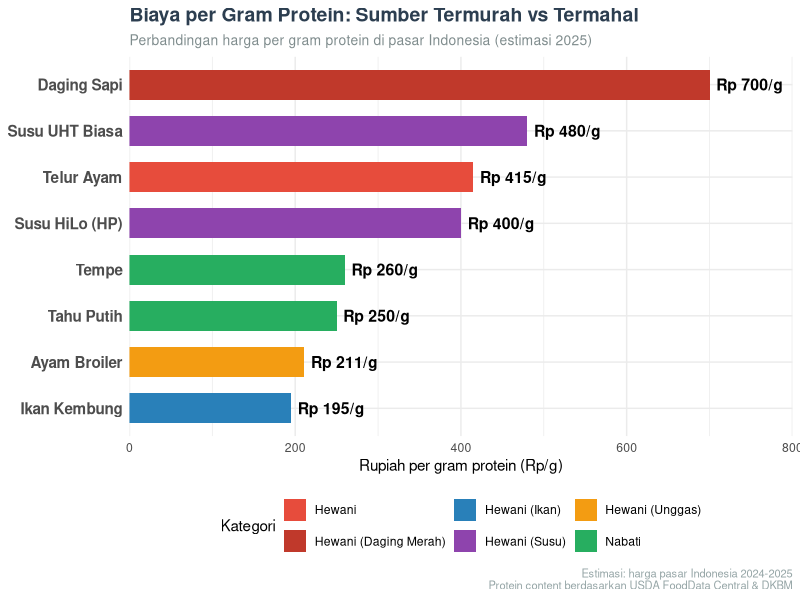

Generate this figure with R:
# --- Fig 4: Biaya Protein per Gram ---
library(ggplot2)
library(dplyr)

# Harga pasar di Indonesia (perkiraan 2025)
harga <- data.frame(
  Sumber = c("Tahu Putih", "Tempe", "Ikan Kembung", "Telur Ayam", 
             "Susu HiLo (HP)", "Ayam Broiler", "Susu UHT Biasa", "Daging Sapi"),
  Harga_per_gram = c(250, 260, 195, 415, 400, 211, 480, 700),
  Kategori = c("Nabati", "Nabati", "Hewani (Ikan)", "Hewani", 
               "Hewani (Susu)", "Hewani (Unggas)", "Hewani (Susu)", "Hewani (Daging Merah)")
)

# Order by cost ascending
harga$Sumber <- factor(harga$Sumber, levels = harga$Sumber[order(harga$Harga_per_gram)])

warna_kategori <- c(
  "Nabati" = "#27AE60",
  "Hewani (Ikan)" = "#2980B9",
  "Hewani" = "#E74C3C",
  "Hewani (Unggas)" = "#F39C12",
  "Hewani (Susu)" = "#8E44AD",
  "Hewani (Daging Merah)" = "#C0392B"
)

p4 <- ggplot(harga, aes(x = Sumber, y = Harga_per_gram, fill = Kategori)) +
  geom_bar(stat = "identity", width = 0.65) +
  geom_text(aes(label = paste0("Rp ", Harga_per_gram, "/g")),
            hjust = -0.1, size = 4, fontface = "bold") +
  coord_flip() +
  scale_fill_manual(values = warna_kategori) +
  scale_y_continuous(limits = c(0, 800), expand = c(0, 0)) +
  labs(
    title = "Biaya per Gram Protein: Sumber Termurah vs Termahal",
    subtitle = "Perbandingan harga per gram protein di pasar Indonesia (estimasi 2025)",
    x = NULL,
    y = "Rupiah per gram protein (Rp/g)",
    fill = "Kategori",
    caption = "Estimasi: harga pasar Indonesia 2024-2025\nProtein content berdasarkan USDA FoodData Central & DKBM"
  ) +
  theme_minimal(base_family = "sans") +
  theme(
    plot.title = element_text(face = "bold", size = 14, color = "#2C3E50"),
    plot.subtitle = element_text(size = 10, color = "#7F8C8D"),
    axis.text.y = element_text(size = 11, face = "bold"),
    legend.position = "bottom",
    plot.caption = element_text(size = 8, color = "#95A5A6")
  )

ggsave("/home/ikanx101/Documents/sarkopenia/fig4_biaya_protein.png", 
       p4, width = 10, height = 6, dpi = 150)
cat("Fig 4 saved.\n")
